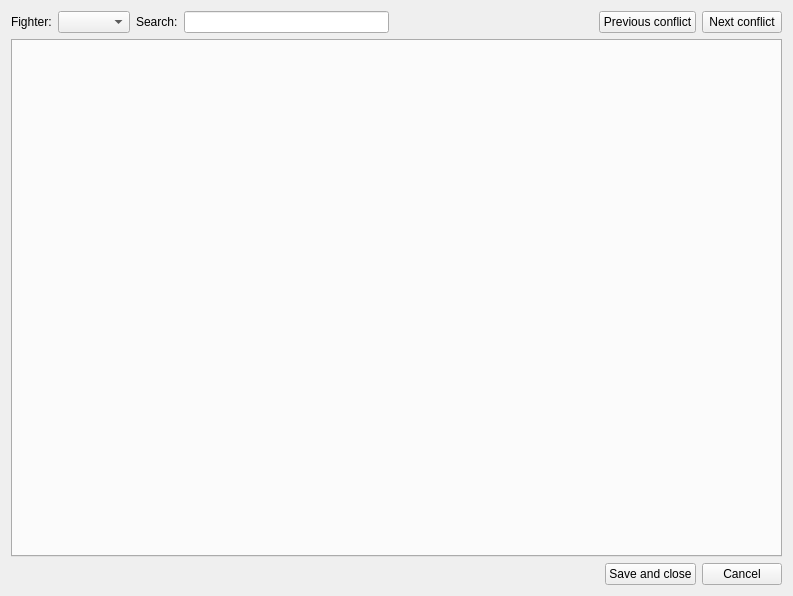
<?xml version="1.0" encoding="UTF-8"?>
<ui version="4.0">
 <class>MotionLabelsEditor</class>
 <widget class="QWidget" name="MotionLabelsEditor">
  <property name="geometry">
   <rect>
    <x>0</x>
    <y>0</y>
    <width>793</width>
    <height>596</height>
   </rect>
  </property>
  <property name="windowTitle">
   <string>Form</string>
  </property>
  <layout class="QVBoxLayout" name="verticalLayout">
   <item>
    <layout class="QHBoxLayout" name="horizontalLayout">
     <item>
      <widget class="QLabel" name="label">
       <property name="text">
        <string>Fighter:</string>
       </property>
      </widget>
     </item>
     <item>
      <widget class="QComboBox" name="comboBox_fighters"/>
     </item>
     <item>
      <widget class="QLabel" name="label_2">
       <property name="text">
        <string>Search:</string>
       </property>
      </widget>
     </item>
     <item>
      <widget class="QLineEdit" name="lineEdit_search">
       <property name="clearButtonEnabled">
        <bool>true</bool>
       </property>
      </widget>
     </item>
     <item>
      <spacer name="horizontalSpacer">
       <property name="orientation">
        <enum>Qt::Horizontal</enum>
       </property>
       <property name="sizeHint" stdset="0">
        <size>
         <width>40</width>
         <height>20</height>
        </size>
       </property>
      </spacer>
     </item>
     <item>
      <widget class="QPushButton" name="pushButton_prevConflict">
       <property name="text">
        <string>Previous conflict</string>
       </property>
      </widget>
     </item>
     <item>
      <widget class="QPushButton" name="pushButton_nextConflict">
       <property name="text">
        <string>Next conflict</string>
       </property>
      </widget>
     </item>
    </layout>
   </item>
   <item>
    <widget class="QTabWidget" name="tabWidget_categories">
     <property name="currentIndex">
      <number>-1</number>
     </property>
    </widget>
   </item>
   <item>
    <layout class="QHBoxLayout" name="horizontalLayout_2">
     <item>
      <spacer name="horizontalSpacer_2">
       <property name="orientation">
        <enum>Qt::Horizontal</enum>
       </property>
       <property name="sizeHint" stdset="0">
        <size>
         <width>40</width>
         <height>20</height>
        </size>
       </property>
      </spacer>
     </item>
     <item>
      <widget class="QPushButton" name="pushButton_saveAndClose">
       <property name="text">
        <string>Save and close</string>
       </property>
      </widget>
     </item>
     <item>
      <widget class="QPushButton" name="pushButton_cancel">
       <property name="text">
        <string>Cancel</string>
       </property>
      </widget>
     </item>
    </layout>
   </item>
  </layout>
 </widget>
 <resources/>
 <connections/>
</ui>
